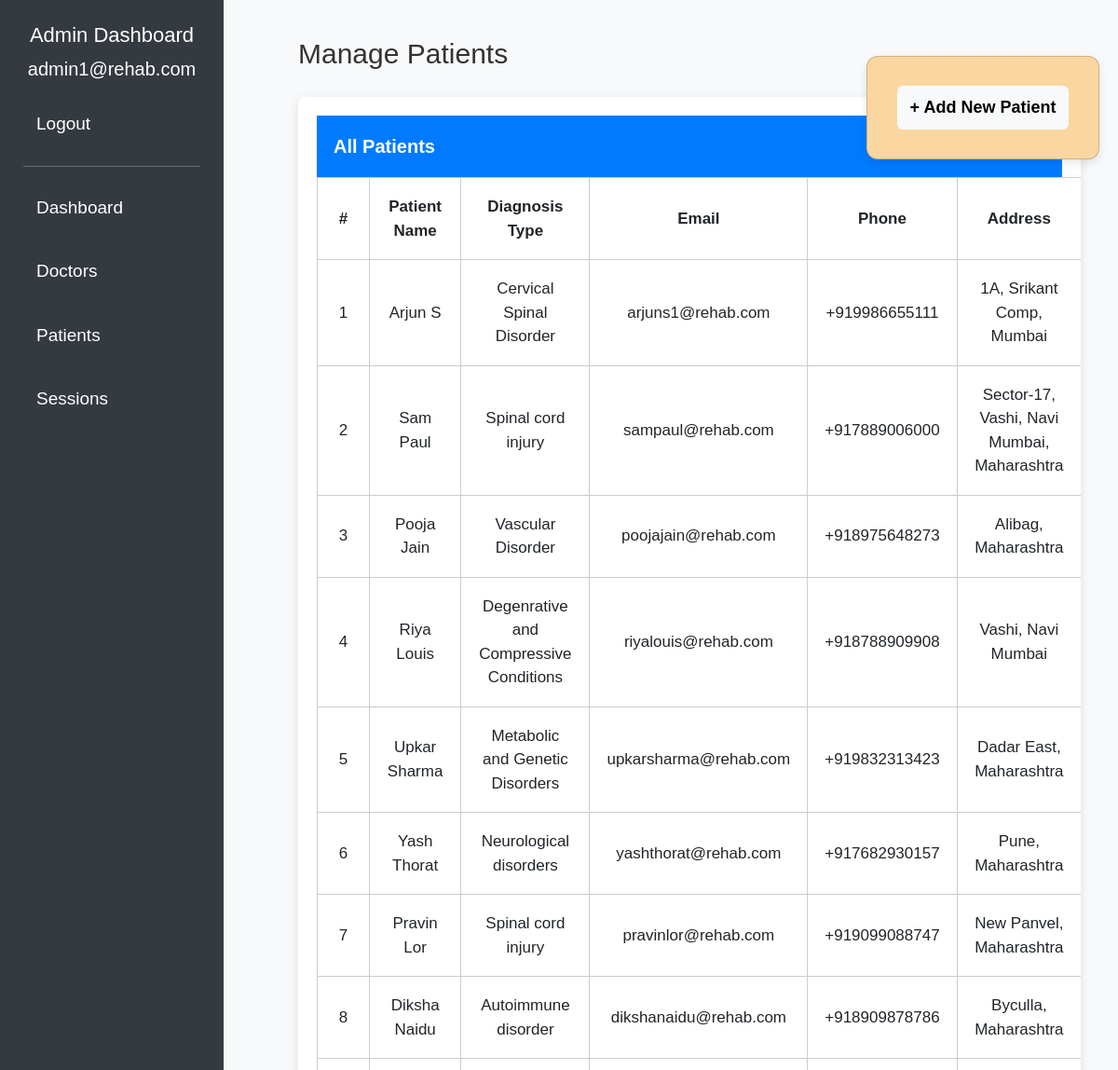
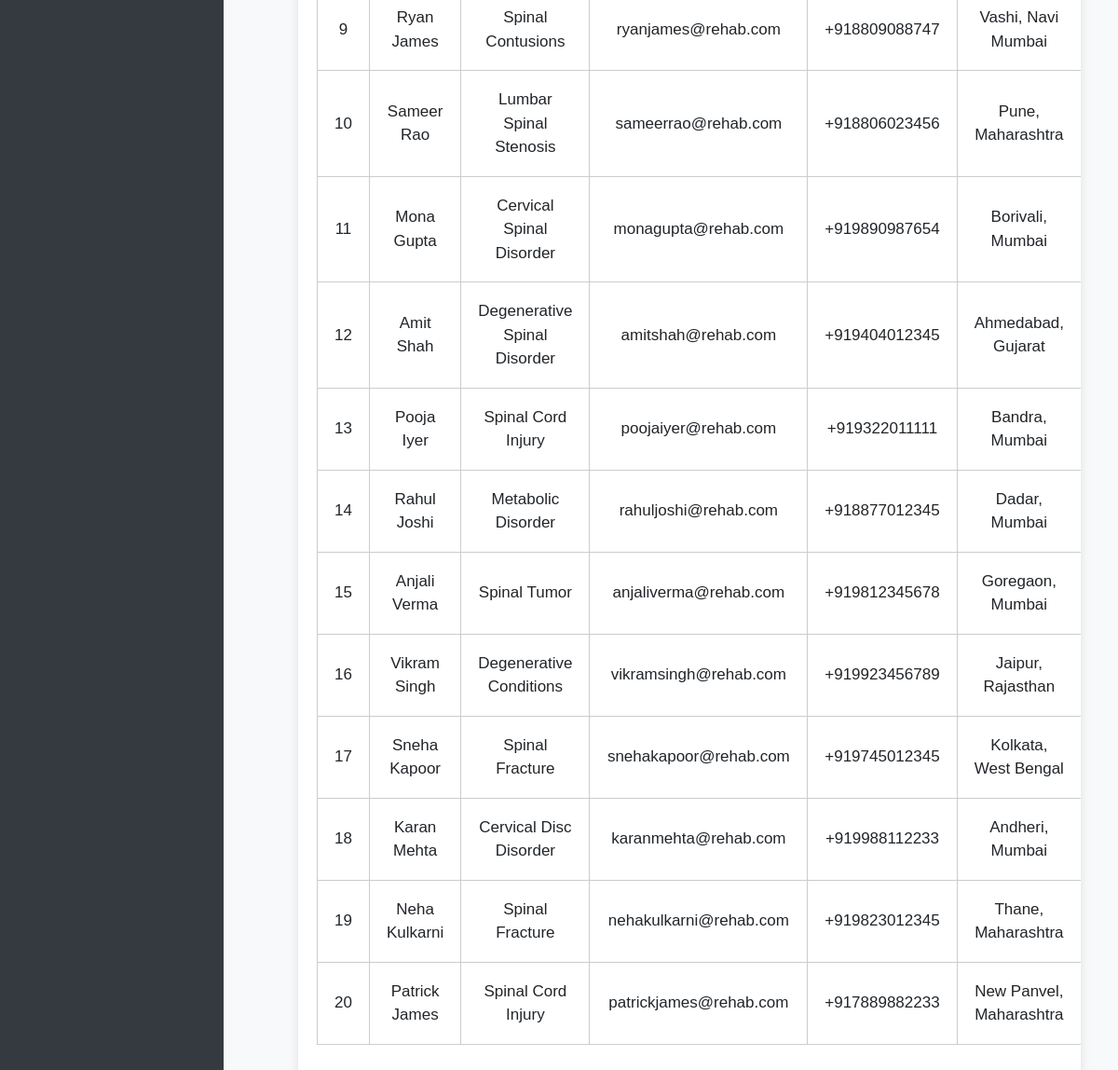
/all_patients.php (signed in), run on the app's committed database (2 pictures, top to bottom).
### tables this page shows
CREATE TABLE `patients` (
  `patient_id` int(11) NOT NULL,
  `name` varchar(100) NOT NULL,
  `age` int(11) DEFAULT NULL,
  `address` varchar(255) DEFAULT NULL,
  `phone` varchar(15) DEFAULT NULL,
  `email` varchar(100) DEFAULT NULL,
  `password` varchar(255) NOT NULL,
  `diagnosis_type` varchar(100) DEFAULT NULL,
  `Surgery_status` varchar(100) DEFAULT NULL,
  `role_id` int(11) DEFAULT NULL,
  `admitted_date` date DEFAULT NULL
);

### all_patients.php (the view, shortened to what this page needs)
<?php
include 'connection.php';
$patients_query = "SELECT patient_id, name, email, phone, address, diagnosis_type FROM patients";
$patients_result = mysqli_query($conn, $patients_query);
?>
<!DOCTYPE html>
<html lang="en">
<head>
    <link rel="stylesheet" href="https://stackpath.bootstrapcdn.com/bootstrap/5.3.0/css/bootstrap.min.css">
</head>
<body>
    <div class="sidebar">
        <h4>Admin Dashboard</h4>
        <p><?php echo $_SESSION['email']; ?></p>
        <a href="logout.php">Logout</a>
        <hr>
        <a href="admin_dashboard.php?page=dashboard">Dashboard</a>
        <a href="all_doc.php">Doctors</a>
        <a href="all_patients.php">Patients</a>
        <a href="all_sess.php">Sessions</a>
    </div>
    <div class="main-content">
        <div class="top-bar">
            <h3 style="font-size: 30px;">Manage Patients</h3>
        </div>
<div class="add-patient-box" style="margin-top: 40px;">
    <div class="card" style="background-color: #FAD7A0;">
        <div class="card-body text-center">
            <a href="new_patient.php" class="btn btn-light" style="font-size: 18px; font-weight: bold;">+ Add New Patient</a>
        </div>
    </div>
</div>
        <div class="table-container">
            <div class="card-header">All Patients</div>
            <table class="table">
                <thead>
                    <tr>
                        <th>#</th>
                        <th>Patient Name</th>
                        <th>Diagnosis Type</th>
                        <th>Email</th>
                        <th>Phone</th>
                        <th>Address</th>
                    </tr>
                </thead>
                <tbody>
                    <?php if (mysqli_num_rows($patients_result) > 0): ?>
                        <?php $count = 1; while ($patient = mysqli_fetch_assoc($patients_result)): ?>
                            <tr>
                                <td><?php echo $count++; ?></td>
                                <td><?php echo $patient['name']; ?></td>
                                <td><?php echo $patient['diagnosis_type']; ?></td>
                                <td><?php echo $patient['email']; ?></td>
                                <td><?php echo $patient['phone']; ?></td>
                                <td><?php echo $patient['address']; ?></td>
                            </tr>
                        <?php endwhile; ?>
                    <?php else: ?>
                        <tr>
                            <td colspan="7">No patients found.</td>
                        </tr>
                    <?php endif; ?>
                </tbody>
            </table>
        </div>
    </div>
</body>
</html>

### all_patients.php (style rules this page uses)
body { font-family: 'Arial', sans-serif; background-color: #f8f9fa; color: #333; font-size: 18px; padding: 20px; }
.sidebar { height: 100%; width: 240px; position: fixed; top: 0; left: 0; background-color: #343a40; padding: 25px; color: white; }
.sidebar h4 { text-align: center; font-size: 22px; }
.sidebar p { text-align: center; font-size: 20px; }
.sidebar a { color: white; padding: 14px; text-decoration: none; font-size: 19px; display: block; border-radius: 6px; margin-bottom: 12px; }
.main-content { margin-left: 280px; padding: 20px; }
.table-container { margin-top: 20px; background-color: white; border-radius: 8px; overflow: hidden; box-shadow: 0 3px 12px rgba(0, 0, 0, 0.1); padding: 20px; }
.table { width: 100%; border-collapse: collapse; }
.table th, .table td { text-align: center; vertical-align: middle; padding: 18px; font-size: 17px; border: 1px solid #ccc; }
.table thead { background-color: #007bff; color: white; font-size: 18px; }
.btn { padding: 10px 14px; font-size: 16px; border-radius: 6px; border: none; }
.card-header { background-color: #007bff; color: white; font-weight: bold; font-size: 20px; padding: 18px; border-radius: 8px 8px 0 0; }
.top-bar { display: flex; justify-content: space-between; align-items: center; }
.add-patient-box { position: absolute; top: 20px; right: 20px; width: 250px; }
.card { background-color: #ffffff; border-radius: 12px; box-shadow: 0 4px 10px rgba(0, 0, 0, 0.1); text-align: center; padding: 15px; }

### data on the page
patients: name "Arjun S", diagnosis_type "Cervical Spinal Disorder", email "arjuns1@rehab.com", phone "+919986655111", address "1A, Srikant Comp, Mumbai"
patients: name "Sam Paul", diagnosis_type "Spinal cord injury", email "sampaul@rehab.com", phone "+917889006000", address "Sector-17, Vashi, Navi Mumbai, Maharashtra"
patients: name "Pooja Jain", diagnosis_type "Vascular Disorder", email "poojajain@rehab.com", phone "+918975648273", address "Alibag, Maharashtra"
patients: name "Riya Louis", diagnosis_type "Degenrative and Compressive Conditions", email "riyalouis@rehab.com", phone "+918788909908", address "Vashi, Navi Mumbai"
patients: name "Upkar Sharma", diagnosis_type "Metabolic and Genetic Disorders", email "upkarsharma@rehab.com", phone "+919832313423", address "Dadar East, Maharashtra"
patients: name "Yash Thorat", diagnosis_type "Neurological disorders", email "yashthorat@rehab.com", phone "+917682930157", address "Pune, Maharashtra"
patients: name "Pravin Lor", diagnosis_type "Spinal cord injury", email "pravinlor@rehab.com", phone "+919099088747", address "New Panvel, Maharashtra"
patients: name "Diksha Naidu", diagnosis_type "Autoimmune disorder", email "dikshanaidu@rehab.com", phone "+918909878786", address "Byculla, Maharashtra"
patients: name "Ryan James", diagnosis_type "Spinal Contusions", email "ryanjames@rehab.com", phone "+918809088747", address "Vashi, Navi Mumbai"
patients: name "Sameer Rao", diagnosis_type "Lumbar Spinal Stenosis", email "sameerrao@rehab.com", phone "+918806023456", address "Pune, Maharashtra"
patients: name "Mona Gupta", diagnosis_type "Cervical Spinal Disorder", email "monagupta@rehab.com", phone "+919890987654", address "Borivali, Mumbai"
patients: name "Amit Shah", diagnosis_type "Degenerative Spinal Disorder", email "amitshah@rehab.com", phone "+919404012345", address "Ahmedabad, Gujarat"
patients: name "Pooja Iyer", diagnosis_type "Spinal Cord Injury", email "poojaiyer@rehab.com", phone "+919322011111", address "Bandra, Mumbai"
patients: name "Rahul Joshi", diagnosis_type "Metabolic Disorder", email "rahuljoshi@rehab.com", phone "+918877012345", address "Dadar, Mumbai"
patients: name "Anjali Verma", diagnosis_type "Spinal Tumor", email "anjaliverma@rehab.com", phone "+919812345678", address "Goregaon, Mumbai"
patients: name "Vikram Singh", diagnosis_type "Degenerative Conditions", email "vikramsingh@rehab.com", phone "+919923456789", address "Jaipur, Rajasthan"
patients: name "Sneha Kapoor", diagnosis_type "Spinal Fracture", email "snehakapoor@rehab.com", phone "+919745012345", address "Kolkata, West Bengal"
patients: name "Karan Mehta", diagnosis_type "Cervical Disc Disorder", email "karanmehta@rehab.com", phone "+919988112233", address "Andheri, Mumbai"
patients: name "Neha Kulkarni", diagnosis_type "Spinal Fracture", email "nehakulkarni@rehab.com", phone "+919823012345", address "Thane, Maharashtra"
patients: name "Patrick James", diagnosis_type "Spinal Cord Injury", email "patrickjames@rehab.com", phone "+917889882233", address "New Panvel, Maharashtra"

### other printed values
$_SESSION['email'] "admin1@rehab.com"
